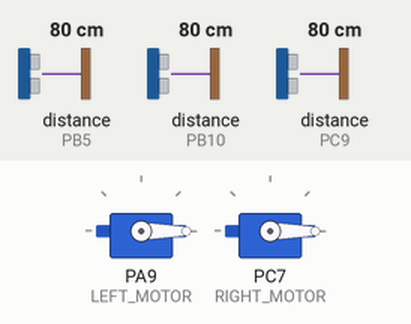
Bench run of a sketch on a simulated STM32 Blue Pill. Shown: 2 × servo. Wiring (inferred from the names in the program): 3 × ultrasonic range finder: trigger PA8, echo PC9 / trigger PB3, echo PB5 / trigger PB4, echo PB10. The inputs (shaded band) are chosen by the test bench; at power-on: distance to the obstacle (sensors on PB5, PB10, PC9) 80 cm. The echo pulse lasts 58.3 µs per cm.

Above: at 1.2 s.
1.3 s: distance to the obstacle (sensor on PB5) set to 10 cm
2.8 s: distance to the obstacle (sensor on PB5) set to 7 cm
At 3.5 s:
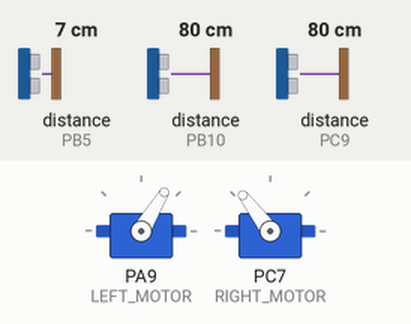
4.3 s: distance to the obstacle (sensor on PB5) set to 16 cm
5.8 s: distance to the obstacle (sensor on PB5) set to 20 cm
At 7.0 s:
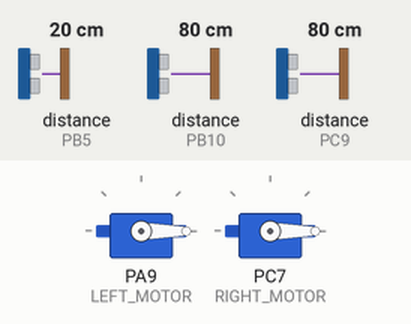
7.3 s: distance to the obstacle (sensor on PB10) set to 2 cm
At 8.5 s:
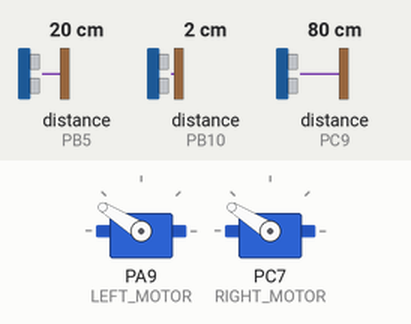
8.8 s: distance to the obstacle (sensor on PB10) set to 4 cm
At 9.4 s:
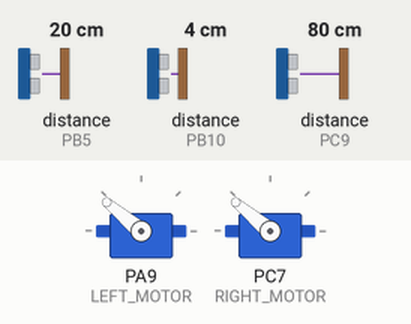
Timing chart, 0 to 11.3 s (numbered marks = the images above; inputs shaded):
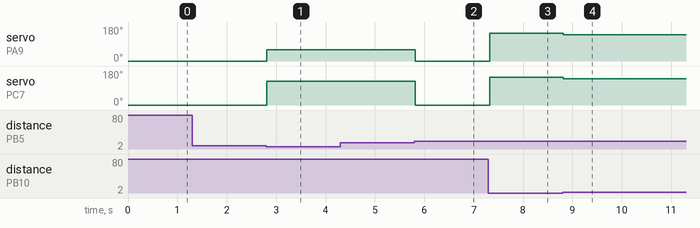

The sketch:

DriveCodePID.ino
```cpp
//#define DEBUG_ULTRASONIC

#include <Servo.h>
Servo leftMotor;
Servo rightMotor;

#include <Wire.h>

#define LEFT_MOTOR PA9
#define RIGHT_MOTOR PC7

#define LR_ULTRASONIC_IN                  PA8
#define LR_ULTRASONIC_OUT                 PC9
#define LF_ULTRASONIC_IN                  PB4
#define LF_ULTRASONIC_OUT                 PB10
#define F_ULTRASONIC_IN                   PB3
#define F_ULTRASONIC_OUT                  PB5

#define WALL_LOWER_THRESHOLD 5
#define WALL_UPPER_THRESHOLD 10

#define TURN_THRESHOLD 10

#define FORWARD_SPEED 1850
#define REVERSE_SPEED 1850

#define LIMIT_SW PA3

#define FOLLOW_DIST 500

long LR_ultrasonic_dist;
long LF_ultrasonic_dist;
long F_ultrasonic_dist;
unsigned long LRecho;
unsigned long LFecho;
unsigned long Fecho;

int setpoint = FOLLOW_DIST;
int threshold =20;
float error = 0;
//PID parameters
float integral = 0;
float derivative = 0;
float last_error = 0;
float PID_value = 0;
//tuning these parameters is pain in the ass.
//probably could use some optimisation to reach best option but too much work
float Kp = 0.7;
float Ki = 0.005;
float Kd = 1.3;
//These correction speed are purely experimental
//Needs to manually checked to get the appropriate correction speed
int correctionSpeedH=1850;
int correctionSpeedL=1700;

int correctionSpeedR = 53;
int rightWheelSpeed;
int leftWheelSpeed;
int base_speedLeft=1800;
int base_speedRight =1800;

int x, y, z;


void setup() {
  // put your setup code here, to run once:
  Serial.begin(9600);

  pinMode(LR_ULTRASONIC_IN, OUTPUT);
  pinMode(LF_ULTRASONIC_IN, OUTPUT);
  pinMode(F_ULTRASONIC_IN, OUTPUT);
  pinMode(LR_ULTRASONIC_OUT, INPUT);
  pinMode(LF_ULTRASONIC_OUT, INPUT);
  pinMode(F_ULTRASONIC_OUT, INPUT);


  pinMode(LEFT_MOTOR, OUTPUT);
  pinMode(RIGHT_MOTOR, OUTPUT);
  leftMotor.attach(LEFT_MOTOR);
  rightMotor.attach(RIGHT_MOTOR);

}

void loop() {
  ping();
  pid_calculation();
  follow();
}

void follow(){

  //sets the PID_value to be lowest to -45 and highest to 45
  if(PID_value< -correctionSpeedL){
    PID_value = correctionSpeedL;
    //Serial.println(PID_value);
    //delay(1000);
  }
  if(PID_value> correctionSpeedH){
    PID_value = correctionSpeedH;
    //Serial.println(PID_value);
    // delay(1000);
  }

  if(PID_value < 0)
  {
    //away from the wall
    rightWheelSpeed = base_speedRight - PID_value   ;
    leftWheelSpeed = base_speedLeft - PID_value;
  }
  else
  {
    //right turn
    rightWheelSpeed = base_speedRight - PID_value;
    leftWheelSpeed = base_speedLeft - PID_value;
  }

  leftMotor.writeMicroseconds(leftWheelSpeed);
  rightMotor.writeMicroseconds(rightWheelSpeed);


  //sharp right turn(90 degree turn) when theres a wall on the left and wall at the front as well

  if(F_ultrasonic_dist < FOLLOW_DIST)
  {
  	while(F_ultrasonic_dist < 2*FOLLOW_DIST){
  	    TurnOnAxis();
  	    ping();
  	}
  }
}


void pid_calculation()          // does the pid calculation, setpoint can be changed either for left or right sensor
{
  //IrDistance could be left or right depending on the wall follwing algorithm..
  error= LF_ultrasonic_dist - setpoint;

  //calculating integral
  if(abs(error) < threshold)
  {
    integral = integral + error;
  }
  else
  {
    integral=0;
  }
  //taking the change in difference in reading
  derivative = error - last_error;
  last_error = error;
  //calulating PID value which is also an error value
  PID_value = int(error*Kp + integral*Ki + derivative*Kd);
  //return PID_value;
 // Serial.println(PID_value);
  //delay(1000);
}


void ping(){


  digitalWrite(LR_ULTRASONIC_IN, HIGH);
  delayMicroseconds(10);  //The 10 microsecond pause where the pulse in "high"
  digitalWrite(LR_ULTRASONIC_IN, LOW);

  LRecho = pulseIn(LR_ULTRASONIC_OUT, HIGH, 10000);
  if(LRecho) LR_ultrasonic_dist = LRecho;

  digitalWrite(LF_ULTRASONIC_IN, HIGH);
  delayMicroseconds(10);  //The 10 microsecond pause where the pulse in "high"
  digitalWrite(LF_ULTRASONIC_IN, LOW);

  LFecho = pulseIn(LF_ULTRASONIC_OUT, HIGH, 10000);
  if(LFecho) LF_ultrasonic_dist = LFecho;

  digitalWrite(F_ULTRASONIC_IN, HIGH);
  delayMicroseconds(10);  //The 10 microsecond pause where the pulse in "high"
  digitalWrite(F_ULTRASONIC_IN, LOW);
  Fecho = pulseIn(F_ULTRASONIC_OUT, HIGH, 10000);
  if(Fecho) F_ultrasonic_dist = Fecho;


}

void TurnOnAxis(){
  leftMotor.writeMicroseconds(1150);
  rightMotor.writeMicroseconds(1850);
}

void goForward(){
//Serial.println("Forward");
  leftMotor.writeMicroseconds(FORWARD_SPEED);
  rightMotor.writeMicroseconds(FORWARD_SPEED);
}
void moveIn(){
 // Serial.println("Move In");
  leftMotor.writeMicroseconds(FORWARD_SPEED);
  rightMotor.writeMicroseconds(1500);
}
void moveOut(){
  //Serial.println("Move Out");
  leftMotor.writeMicroseconds(1500);
  rightMotor.writeMicroseconds(FORWARD_SPEED);
}
```

Measured:
- the behaviour switches between 9 and 8 cm on distance to the obstacle (sensor on PB5) (found by bisection; images 0 and 1)
- the behaviour switches between 17 and 18 cm on distance to the obstacle (sensor on PB5) (found by bisection; images 1 and 2)
- after the input at 1.3 s, every drawn part: stays the same
- after the input at 2.8 s, servo on PA9 (LEFT_MOTOR): 0° → 59° at once; servo on PC7 (RIGHT_MOTOR): 0° → 127° at once
- after the input at 4.3 s, every drawn part: stays the same
- after the input at 5.8 s, servo on PA9 (LEFT_MOTOR): 59° → 0° at once; servo on PC7 (RIGHT_MOTOR): 127° → 0° at once
- after the input at 7.3 s, servo on PA9 (LEFT_MOTOR), servo on PC7 (RIGHT_MOTOR): 0° → 148° at once
- after the input at 8.8 s, servo on PA9 (LEFT_MOTOR), servo on PC7 (RIGHT_MOTOR): 148° → 140° at once
